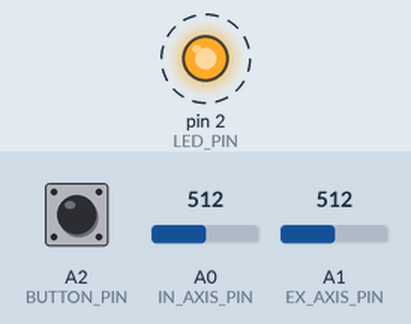
This sketch was run on a simulated Arduino Leonardo, built with avr-gcc and run on an emulated ATmega32U4. On the bench: output pins drawn as LEDs (lit = HIGH). Dashed ring = blinking. The inputs (shaded band) are chosen by the test bench; at power-on: A0 (IN_AXIS_PIN) = 512, A1 (EX_AXIS_PIN) = 512, A2 (BUTTON_PIN) HIGH. USB keyboard and mouse output is not drawn.

Above: at 0.1 s.
Timing chart, 0 to 3.0 s (numbered marks = the images above):
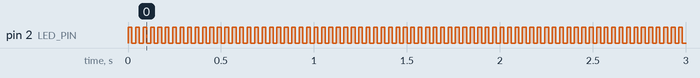

Measured:
- by itself, pin 2 (LED_PIN): alternates HIGH for 0.02 s and LOW for 0.02 s

The sketch:

sliders_to_joystick.ino
```cpp
#include <Arduino.h>
#include <HID-Project.h>

#define IN_AXIS_PIN					A0
#define EX_AXIS_PIN					A1
#define BUTTON_PIN					A2
#define LED_PIN						2

#define SERIAL_BAUDRATE				115200
#define AXIS_MIN_VALUE				1023
#define AXIS_MAX_VALUE				0

#define JOYSTICK_INTERVAL_MS		20
#define JOYSTICK_BUTTON_ID			1
#define JOYSTICK_MAX_AXIS_VALUE		0x7FFF

uint32_t next_joystick_ms = 0;


uint16_t get_axis_value(uint8_t pin)
{
	return map(analogRead(pin), AXIS_MIN_VALUE, AXIS_MAX_VALUE, 0, JOYSTICK_MAX_AXIS_VALUE);
}

void setup()
{
	// Serial.begin(SERIAL_BAUDRATE);

	pinMode(BUTTON_PIN, INPUT_PULLUP);
	pinMode(LED_PIN, OUTPUT);

	Gamepad.begin();
}

void loop()
{
	uint32_t cur_ms = millis();

	if (next_joystick_ms <= cur_ms) {
		next_joystick_ms = cur_ms + JOYSTICK_INTERVAL_MS;
		digitalWrite(LED_PIN, !digitalRead(LED_PIN));
		Gamepad.releaseAll();
		if (!digitalRead(BUTTON_PIN))
			Gamepad.press(JOYSTICK_BUTTON_ID);
		// Serial.print("analog: ");
		// Serial.println(analogRead(EX_AXIS_PIN));
		Gamepad.xAxis(get_axis_value(EX_AXIS_PIN));
		Gamepad.yAxis(get_axis_value(IN_AXIS_PIN));
		Gamepad.write();
	}
}
```
